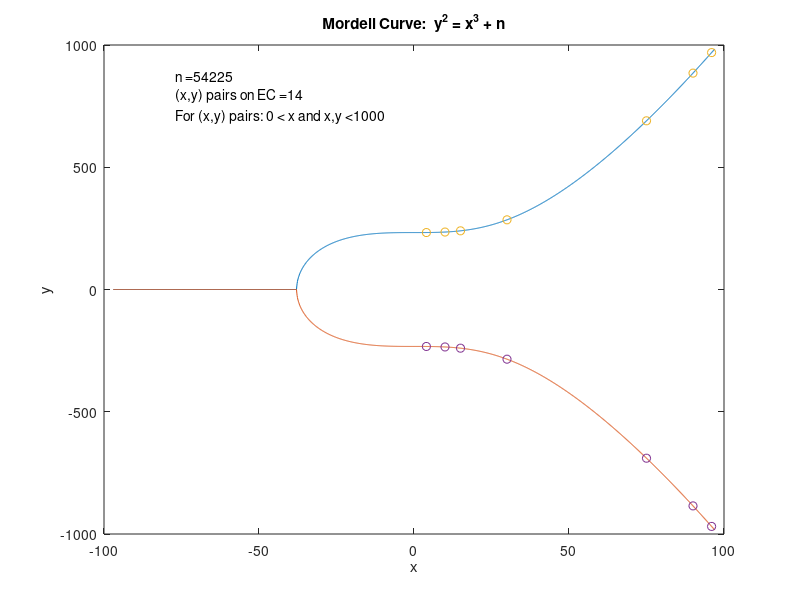

Here is the MATLAB script that generated this plot:
%This script generates Mordell Curves and enumerates (x,y) points (where x,y are integers) on the Mordell Curve
%Form of EC:  y^2 = x^3 +bx+c
%Subset, Form of Mordell Curves:  y^2 = x^3+n  , i.e. n<x or can also be written with bx term
%Anudha Mittal 

close all
clear all
clc
Z=1000;
integers=1:Z; % use Z here and many other variables can be changed to Z, but wanted to keep it general incase not all integers are tested later
squares=integers.*integers;
cubes=integers.*squares;

n=NA(length(squares), length(cubes));
for i=1:length(squares)
  for j=1:length(cubes)
    n(i,j)=squares(i)-cubes(j);
  endfor
endfor
n;
n_vector=reshape(n,length(squares)*length(cubes),1);
range(n) ; % why are they all equal? It's the square of the max integer,Z-1
range(n_vector);
##figure
##hist(n_vector, range(n_vector))

[a,b] = histc(n_vector,unique(n_vector)); % a is a vector with count of instances for each unique value, b is an index
y = a(b); % y = number of times x repeats in vector; y has same dimensions as vector
y(n_vector==0)=0 ;%this line removes the count of n=0 
%NumberOfIntegerPointsOnCurve=4
NumberOfIntegerPointsOnCurve=max(y)
temp=find(y>NumberOfIntegerPointsOnCurve-1);
Desired_Mordell_n=n_vector(temp);
UniqueDesired_Mordell_n=unique(Desired_Mordell_n)
l=length(UniqueDesired_Mordell_n); %This can later be changed to a for loop and run through the length of UniqueDesired_Mordell_n
temp=find(n_vector==UniqueDesired_Mordell_n(l));

%temp=find(n_vector==225); %The value here comes from looking at above line, Remove the semicolon to get output of above line
for i=1:length(temp);
Mordell_n=n_vector(temp(i));
end
x_indices=mod(temp,Z);x_indices(x_indices==0)=Z;
y_indices=ceil(temp/Z);


Mordell_Curve_n=n(x_indices(1),y_indices(1))
check=squares(x_indices)-cubes(y_indices);
[x_ints]=integers(y_indices)
[y_ints]=integers(x_indices)
check_2=y_ints.^2-x_ints.^3;

%plot Mordell curve equations, ignore n=0 case
clear x,y;
clear n;
x=(-1-max(x_ints)):.1:(max(x_ints)+1);
n=Mordell_Curve_n;
y1=sqrt(x.^3+n);
y2=-y1;
figure
plot(x,y1,x,y2); hold on
plot(x_ints,y_ints,'o',x_ints,-y_ints,'o');

text1=strcat("n = ",num2str(n));
text2= strcat("(x,y) pairs on EC = ", num2str(NumberOfIntegerPointsOnCurve*2));
text3= strcat("For (x,y) pairs: 0 < x and x,y < ",num2str(Z));
title("Mordell Curve:  y^2 = x^3 + n")
text ((-max(x_ints)*0.8),(max(y1)*0.8),{text1;text2;text3})
xlabel('x')
ylabel('y')

%Next version: ignore n=0 case for large Z